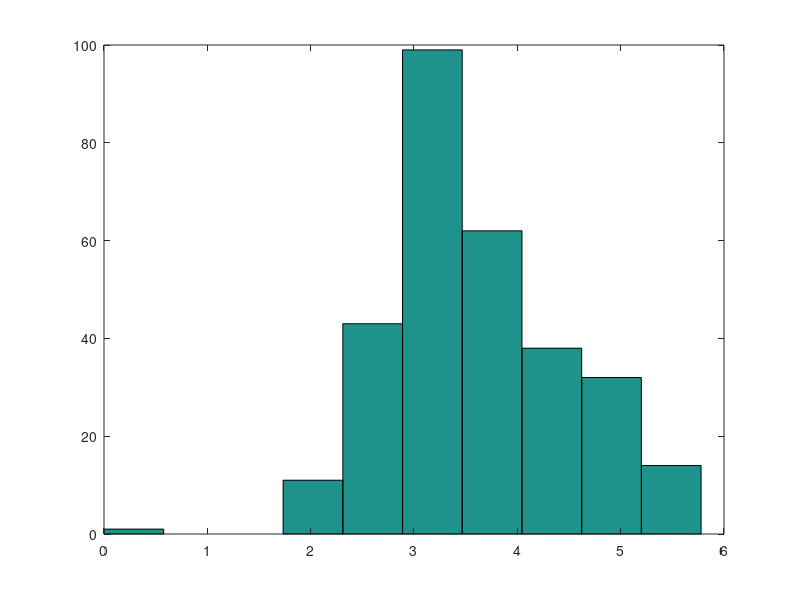

MATLAB code to generate this figure:
clc;
clear all;close all;
% 300 random variables
n=300; a=2; b=6;
ymax=0.5; n = 300;
x = zeros(1,n);xy = zeros(1,n);						
rej = zeros(1,n);rejy = zeros(1,n);
irv=1; irej=1;
q=0;
while irv < n
    u1=rand(1,1);
    u2=rand(1,1);
    x1=a+u1*(b-a);
    y1=ymax*u2;
    
    if x1 < 3
        f=(x1-2)/2;
    else
        f=(2-(x1/3))/2;
    end
    
    if y1<=f
         x(irv)=x1;
         xy(irv)=y1;
         irv = irv + 1;
         q = q + 1;
    else
        rej(irej) = x1;
        rejy(irej) = y1;
        irej = irej +1;
        q = q + 1;
    end
end
hold on
plot(x,xy,'+')
plot(rej,rejy,'*')
fplot(@(x) (x-2)/2, [2 3])
fplot(@(x) (2-(x/3))/2, [3 6])
xlim([2 6])
hold off
rej_prob = 1 - 300/q
hist(x)
